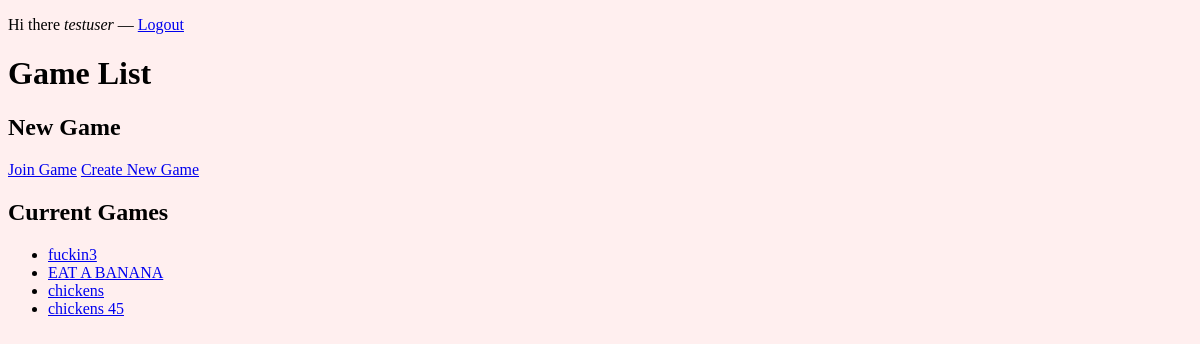
Screenshot of /game (signed in) with the database file from the repository.
### peppercat/models.py (models this page shows, shortened)
class User(db.Model):
	__tablename__ = 'users'
	id       = db.Column(db.Integer, primary_key = True)
	email    = db.Column(db.String(), unique = True)
	username = db.Column(db.String(), unique = True)
	password = db.Column(db.String())
	games = db.relationship('Game', secondary = users_games, backref = db.backref('users', lazy = 'dynamic'))

class Game(db.Model):
	__tablename__ = 'games'
	id            = db.Column(db.Integer, primary_key = True)
	name          = db.Column(db.String())
	date          = db.Column(db.DateTime())
	private       = db.Column(db.Boolean())
	current_scene = db.Column(db.Integer, db.ForeignKey('scenes.id'))

### peppercat/routes.py (the view)
@app.route('/game')
def gamelist():
	if 'email' not in session:
		return redirect(url_for('login'))
	gamelist = User.query.filter_by(email = session['email']).first().games
	return render_template('gamelist.html', gamelist = gamelist, user = session['username'])

### peppercat/templates/gamelist.html (shortened to what this page needs)
{% extends "layout.html" %}
{% block content %}
	<p>Hi there <em>{{ user }}</em> &mdash; <a href="{{ url_for('logout') }}">Logout</a></p>
	<h1>Game List</h1>
	<h2>New Game</h2>
	<a href="{{ url_for('public_games') }}">Join Game</a>
	<a href="{{ url_for('create_game') }}">Create New Game</a>
	<h2>Current Games</h2>
	{% if gamelist %}
		<ul>
		{% for game in gamelist %}
			<li><a href="{{ url_for('game', game = game.id) }}">{{ game.name }}</a></li>
		{% endfor %}
		</ul>
	{% endif %}
{% endblock %}

### peppercat/client/css/main.css (style rules this page uses)
body { background-color: #ffefef; }

### rows the page displays
User: username "testuser"
Game: name "fuckin3"
Game: name "EAT A BANANA"
Game: name "chickens"
Game: name "chickens 45"
